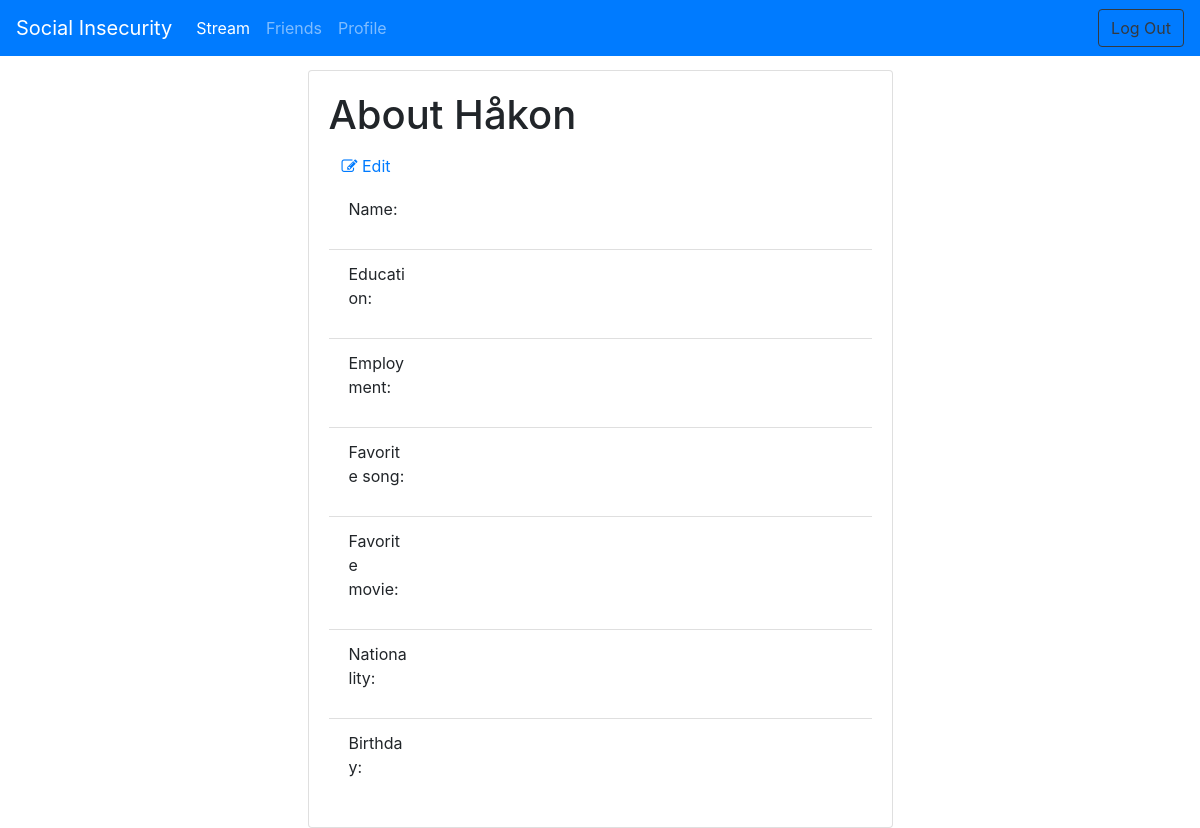
The app's page /profile/Håkon, older data.
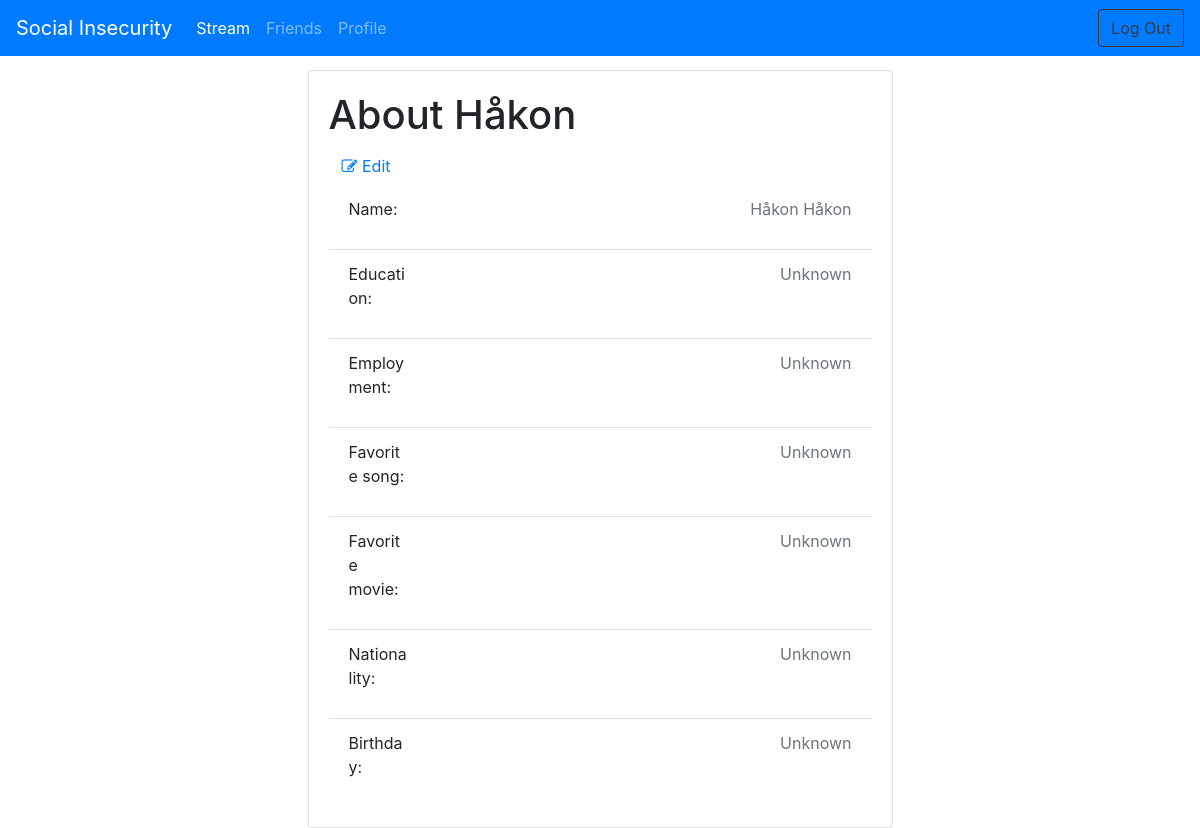
The same page, newer data.
### tables this page shows
CREATE TABLE [Users] (
  id INTEGER PRIMARY KEY,
  username VARCHAR,
  first_name VARCHAR,
  last_name VARCHAR,
  [password] VARCHAR,
  education VARCHAR DEFAULT 'Unknown',
  employment VARCHAR DEFAULT 'Unknown',
  music VARCHAR DEFAULT 'Unknown',
  movie VARCHAR DEFAULT 'Unknown',
  nationality VARCHAR DEFAULT 'Unknown',
  birthday DATE DEFAULT 'Unknown'
);

### app/routes.py (the view, shortened to what this page needs)
@app.route('/profile/<username>', methods=['GET', 'POST'])
def profile(username):
    form = ProfileForm()
    user = query_db('SELECT * FROM Users WHERE username="{}";'.format(username), one=True)
    try:
        return render_template('profile.html', title='profile', username=username, user=user, form=form)
    except:
        abort(403)

### app/__init__.py (called while the page is built)
def get_db():
    db = getattr(g, '_database', None)
    if db is None:
        db = g._database = sqlite3.connect(app.config['DATABASE'])
    db.row_factory = sqlite3.Row
    return db

def query_db(query, one=False):
    db = get_db()
    cursor = db.execute(query)
    rv = cursor.fetchall()
    cursor.close()
    db.commit()
    return (rv[0] if rv else None) if one else rv

@app.teardown_appcontext
def close_connection(exception):
    db = getattr(g, '_database', None)
    if db is not None:
        db.close()

### app/templates/profile.html (shortened to what this page needs)
{% extends "base.html" %}
{% import "bootstrap/wtf.html" as wtf %}
{% block content %}
<div class="container-flex justify-content-center">
    <div class="row justify-content-center">
        <div class="col-sm-12 col-lg-6">
            <div class="card">
                <div class="card-body">
                    <h1 class="card-text">About {{username}}</h1>
                    <button type="button" class="btn btn-link" id="edit-button"><span class="fa fa-edit"></span>&nbsp;Edit</button>
                    <div id="view-details">
                        <ul class="list-group list-group-flush">
                            <li class="list-group-item d-inline">
                                <div class="row">
                                    <p class="col-sm-2">Name:</p>
                                    <p class="text-right col-sm-10 text-muted">{{user.first_name}} {{user.last_name}}</p>
                                </div>
                            </li>
                            <li class="list-group-item d-inline">
                                <div class="row">
                                    <p class="col-sm-2">Education:</p>
                                    <p class="text-right col-sm-10 text-muted">{{user.education}}</p>
                                </div>
                            </li>
                            <li class="list-group-item d-inline">
                                <div class="row">
                                    <p class="col-sm-2">Employment:</p>
                                    <p class="text-right col-sm-10 text-muted">{{user.employment}}</p>
                                </div>
                            </li>
                            <li class="list-group-item d-inline">
                                <div class="row">
                                    <p class="col-sm-2">Favorite song:</p>
                                    <p class="text-right col-sm-10 text-muted">{{user.music}}</p>
                                </div>
                            </li>
                            <li class="list-group-item d-inline">
                                <div class="row">
                                    <p class="col-sm-2">Favorite movie:</p>
                                    <p class="text-right col-sm-10 text-muted">{{user.movie}}</p>
                                </div>
                            </li>
                            <li class="list-group-item d-inline">
                                <div class="row">
                                    <p class="col-sm-2">Nationality:</p>
                                    <p class="text-right col-sm-10 text-muted">{{user.nationality}}</p>
                                </div>
                            </li>
                            <li class="list-group-item d-inline">
                                <div class="row">
                                    <p class="col-sm-2">Birthday:</p>
                                    <p class="text-right col-sm-10 text-muted">{{user.birthday}}</p>
                                </div>
                            </li>
                        </ul>
                    </div>
                </div>
            </div>
        </div>
    </div>
</div>
{% endblock %}

### app/templates/base.html (shortened to what this page needs)
<!DOCTYPE html>
<html lang="en">
    <head>
        <link rel="stylesheet" href="../static/css/general.css">
        <link href="https://maxcdn.bootstrapcdn.com/font-awesome/4.7.0/css/font-awesome.min.css" rel="stylesheet">
        <link rel="stylesheet" href="https://stackpath.bootstrapcdn.com/bootstrap/4.3.1/css/bootstrap.min.css">
    </head>
    <body>
        {% if title == 'Welcome' %}
        <nav class="navbar navbar-dark bg-primary fixed-top">
            <a class="navbar-brand" href="#">Social Insecurity</a>
        </nav>
        {% else %}
        <nav class="navbar navbar-dark bg-primary navbar-expand-lg fixed-top">
            <a class="navbar-brand" href={{url_for('stream', username=username)}}>Social Insecurity</a>
            <div class="collapse navbar-collapse" id="navbar-toggle">
            <ul class="navbar-nav mr-auto">
                <li class="nav-item active">
                    {% if title == 'Stream' or title == 'Comments' %}
                    <a class="nav-link active" href={{ url_for('stream', username=username) }}>Stream <span class="sr-only">(current)</span></a>
                    {% else %}
                    <a class="nav-link" href={{ url_for('stream', username=username) }}>Stream</a>
                    {% endif %}
                </li>
                <li class="nav-item">
                    {% if title == 'Friends' %}
                    <a class="nav-link active" href={{ url_for('friends', username=username) }}>Friends <span class="sr-only">(current)</span></a>
                    {% else %}
                    <a class="nav-link" href={{ url_for('friends', username=username) }}>Friends</a>
                    {% endif %}
                </li>
                <li class="nav-item">
                    {% if title == 'Profile' %}
                    <a class="nav-link" href={{ url_for('profile', username=username) }}>Profile <span class="sr-only">(current)</span></a>
                    {% else %}
                    <a class="nav-link" href={{ url_for('profile', username=username) }}>Profile</a>
                    {% endif %}
                </li>
            </ul>
            <a class="btn btn-outline-dark" href={{url_for('index')}} role="button">Log Out</a>
            </div>
        </nav>
        {% endif %}
        {% block content %}{% endblock %}
    </body>
</html>

### app/static/css/general.css (style rules this page uses)
body { padding-top: 70px }

Row changes from the older to the newer data that the page shows:
added Users: first_name "Håkon", last_name "Håkon", education "Unknown", employment "Unknown", music "Unknown", movie "Unknown", nationality "Unknown", birthday "Unknown"
